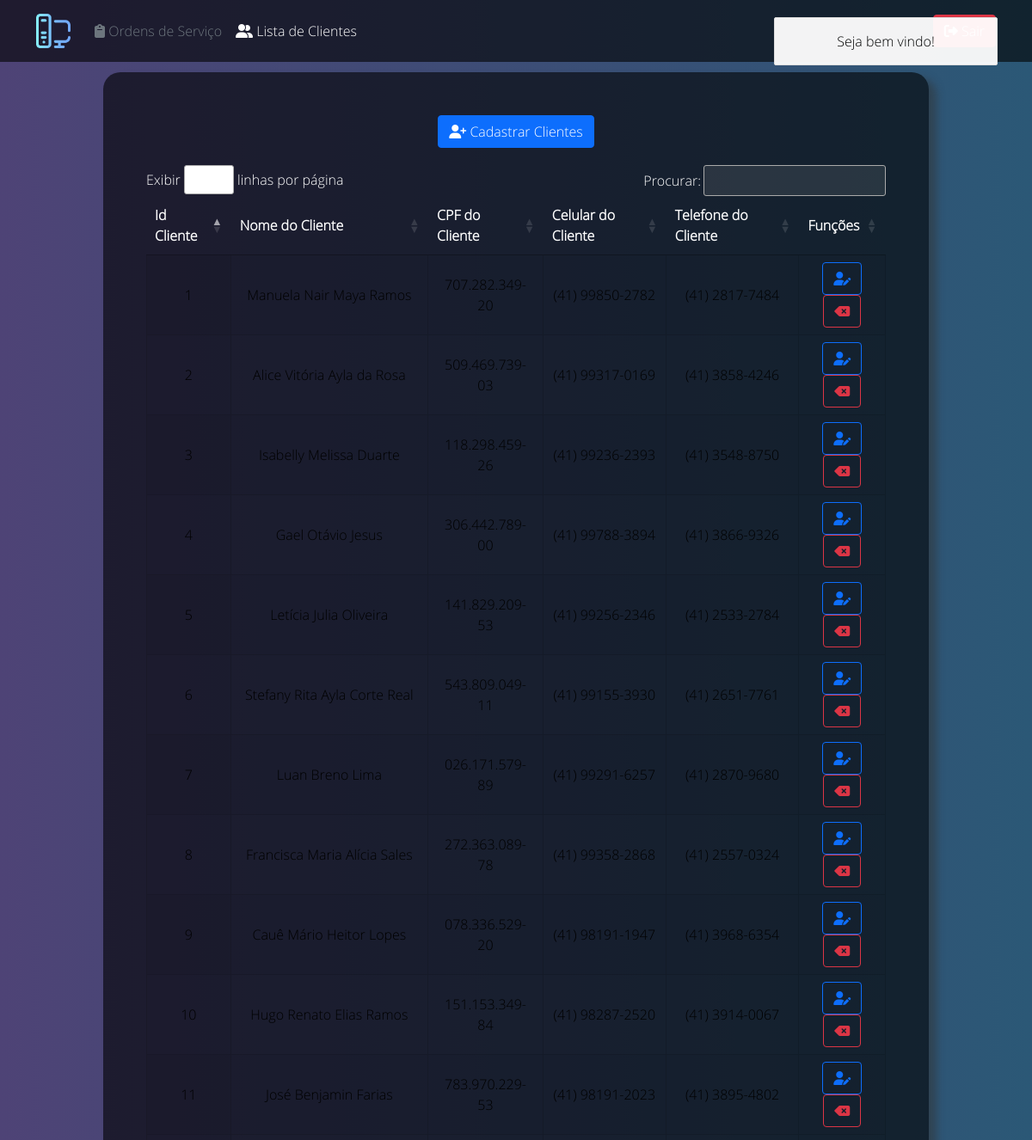
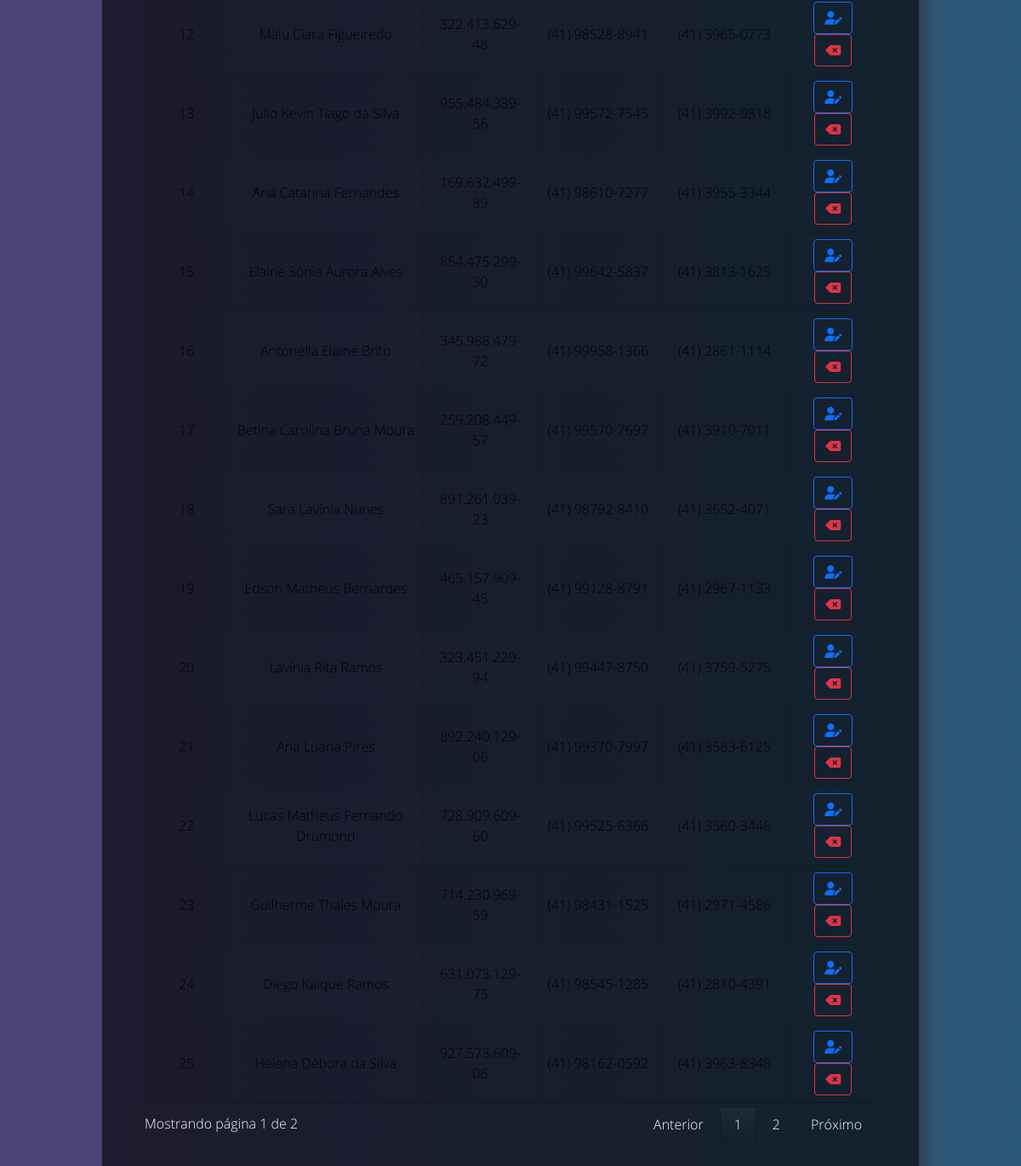
The app's page /view/clientes.php (signed in) with its own data (2 pictures, top to bottom).
### tables this page shows
CREATE TABLE `clientes` (
  `id_cliente` int(11) NOT NULL,
  `nome_cliente` varchar(255) NOT NULL,
  `cpf_cliente` varchar(14) DEFAULT NULL,
  `celular_cliente` varchar(20) DEFAULT NULL,
  `telefone_cliente` varchar(20) DEFAULT NULL
);

### view/clientes.php (the view, shortened to what this page needs)
<?php
    $conn = new Conexao;
    $con = $conn->conectar();
    $selectCliente = "SELECT `id_cliente`, `nome_cliente`, `cpf_cliente`, `celular_cliente`, `telefone_cliente` FROM `clientes`";
	$stmt = $con->prepare($selectCliente);
	$stmt->execute();
	$clientes = $stmt->fetchAll();
?>
<!DOCTYPE html>
<html lang="pt-br">
    <head>
        <link href="https://cdn.jsdelivr.net/npm/bootstrap@5.0.0-beta3/dist/css/bootstrap.min.css" rel="stylesheet">
        <link rel="stylesheet" href="../tools/lib/alertifyjs/css/alertify.min.css">
        <link rel="stylesheet" href="../tools/lib/alertifyjs/css/themes/default.min.css">
        <link rel="stylesheet" type="text/css" href="https://cdn.datatables.net/1.10.24/css/jquery.dataTables.css">
        <link rel="stylesheet" href="../tools/css/styleClientes.css">
    </head>
    <body class="fundo">
        <header class="p-3 text-white header">
            <div class="container">
                <div class="d-flex flex-wrap align-items-center justify-content-center justify-content-lg-start">
                    <a href="" class="d-flex align-items-center mb-2 mb-lg-0 text-white text-decoration-none">
                        <img src="../tools/img/computador-pessoal.png" alt="" width="40px" height="40px">
                    </a>
                    <ul class="nav col-12 col-lg-auto me-lg-auto mb-2 justify-content-center mb-md-0" style="margin-left: 20px;">
                    <li><a href="os.php" class="nav-link px-2 text-secondary" title="Página com a lista de Ordens de Serviços"><i class="fas fa-clipboard"></i> Ordens de Serviço</a></li>
                        <li><a href="clientes.php" class="nav-link px-2 text-white" title="Página com a lista de Clientes"><i class="fas fa-user-friends"></i> Lista de Clientes</a></li>
                        <li><a href="#" class="nav-link px-2 text-secondary"></a></li>
                    </ul>
                    <div class="text-end">
                        <a href="../control/logout.php"><button type="button" class="btn btn-danger" title="Logout"><i class="fas fa-sign-out-alt"></i> Sair</button></a>
                    </div>
                </div>
            </div>
        </header>
        <section>
        <div class="quadrado">
            <div class="container text-center" style="margin-bottom: 20px;">
                <button type="button" class="btn btn-primary btnCadastro text-white" value="" title="Cadastro de Clientes"><i class="fas fa-user-plus"></i> Cadastrar Clientes</button>
            </div>
            <div class="text-start">
                <table id="table_clientes" class="display text-center cell-border">
                    <thead style="color: white;">
                        <tr>
                            <th title="Filtrar por:">Id Cliente</th>
                            <th title="Filtrar por:">Nome do Cliente</th>
                            <th title="Filtrar por:">CPF do Cliente</th>
                            <th title="Filtrar por:">Celular do Cliente</th>
                            <th title="Filtrar por:">Telefone do Cliente</th>
                            <th title="Filtrar por:">Funções</th>
                        </tr>
                    </thead>
                    <tbody>
                        <?php foreach($clientes as $row){ ?>
                        <tr>
                            <td class="btnEdit" title="Alterar"><?php echo $row['id_cliente']; ?></td>
                            <td class="btnEdit" title="Alterar"><?php echo $row['nome_cliente']; ?></td>
                            <td class="btnEdit" title="Alterar"><?php echo $row['cpf_cliente']; ?></td>
                            <td class="btnEdit" title="Alterar"><?php echo $row['celular_cliente']; ?></td>
                            <td class="btnEdit" title="Alterar"><?php echo $row['telefone_cliente']; ?></td>
                            <td class="text-center">
                                <form action="../control/controle_cliente.php?op=del" method="POST">
                                    <button type="button" class="btn btn-outline-primary btnEdit" value="Alterar" title="Alterar">
                                        <i class="fas fa-user-edit"></i>
                                    </button>
                                    <button type="submit" class="btn btn-outline-danger" value="Deletar" title="Deletar">
                                        <i class="fas fa-backspace"></i>
                                    </button>
                                </form>
                            </td>
                        </tr>
                        <?php } ?>
                    </tbody>
                </table>
            </div>
        </div>
        </section>
    </body>
</html>

### tools/css/styleClientes.css (style rules this page uses)
section { font-family: OpenSans; font-size: 12pt; color: black; }
.header { background-color: rgba(0,0,0,0.6); }
.fundo { margin: 0; padding: 0; font-family: OpenSansLight; background: #2b5876; background: -webkit-linear-gradient(to right, #4e4376, #2b5876); background: linear-gradient(to right, #4e4376, #2b5876); }
.quadrado { margin-top: 1%; margin-left: 10%; margin-right: 10%; padding: 50px; background-color: rgba(0,0,0,0.6); text-align: center; border-radius: 20px; font-family: OpenSansLight; font-size: 12pt; box-shadow: 9px 7px 10px rgba(50, 50, 50, 0.5); }

### records on screen
clientes: id_cliente "1", nome_cliente "Manuela Nair Maya Ramos", cpf_cliente "707.282.349-20", celular_cliente "(41) 99850-2782", telefone_cliente "(41) 2817-7484"
clientes: id_cliente "2", nome_cliente "Alice Vitória Ayla da Rosa", cpf_cliente "509.469.739-03", celular_cliente "(41) 99317-0169", telefone_cliente "(41) 3858-4246"
clientes: id_cliente "3", nome_cliente "Isabelly Melissa Duarte", cpf_cliente "118.298.459-26", celular_cliente "(41) 99236-2393", telefone_cliente "(41) 3548-8750"
clientes: id_cliente "4", nome_cliente "Gael Otávio Jesus", cpf_cliente "306.442.789-00", celular_cliente "(41) 99788-3894", telefone_cliente "(41) 3866-9326"
clientes: id_cliente "5", nome_cliente "Letícia Julia Oliveira", cpf_cliente "141.829.209-53", celular_cliente "(41) 99256-2346", telefone_cliente "(41) 2533-2784"
clientes: id_cliente "6", nome_cliente "Stefany Rita Ayla Corte Real", cpf_cliente "543.809.049-11", celular_cliente "(41) 99155-3930", telefone_cliente "(41) 2651-7761"
clientes: id_cliente "7", nome_cliente "Luan Breno Lima", cpf_cliente "026.171.579-89", celular_cliente "(41) 99291-6257", telefone_cliente "(41) 2870-9680"
clientes: id_cliente "8", nome_cliente "Francisca Maria Alícia Sales", cpf_cliente "272.363.089-78", celular_cliente "(41) 99358-2868", telefone_cliente "(41) 2557-0324"
clientes: id_cliente "9", nome_cliente "Cauê Mário Heitor Lopes", cpf_cliente "078.336.529-20", celular_cliente "(41) 98191-1947", telefone_cliente "(41) 3968-6354"
clientes: id_cliente "10", nome_cliente "Hugo Renato Elias Ramos", cpf_cliente "151.153.349-84", celular_cliente "(41) 98287-2520", telefone_cliente "(41) 3914-0067"
clientes: id_cliente "11", nome_cliente "José Benjamin Farias", cpf_cliente "783.970.229-53", celular_cliente "(41) 98191-2023", telefone_cliente "(41) 3895-4802"
clientes: id_cliente "12", nome_cliente "Malu Clara Figueiredo", cpf_cliente "322.413.629-48", celular_cliente "(41) 98528-8941", telefone_cliente "(41) 3965-0773"
clientes: id_cliente "13", nome_cliente "Julio Kevin Tiago da Silva", cpf_cliente "955.484.389-56", celular_cliente "(41) 99572-7545", telefone_cliente "(41) 3992-9818"
clientes: id_cliente "14", nome_cliente "Ana Catarina Fernandes", cpf_cliente "169.632.499-89", celular_cliente "(41) 98610-7277", telefone_cliente "(41) 3955-3344"
clientes: id_cliente "15", nome_cliente "Elaine Sônia Aurora Alves", cpf_cliente "854.475.299-30", celular_cliente "(41) 99642-5837", telefone_cliente "(41) 3813-1625"
clientes: id_cliente "16", nome_cliente "Antonella Elaine Brito", cpf_cliente "345.988.479-72", celular_cliente "(41) 99958-1366", telefone_cliente "(41) 2861-1114"
clientes: id_cliente "17", nome_cliente "Betina Carolina Bruna Moura", cpf_cliente "259.208.449-57", celular_cliente "(41) 99570-7697", telefone_cliente "(41) 3910-7011"
clientes: id_cliente "18", nome_cliente "Sara Lavínia Nunes", cpf_cliente "891.261.039-23", celular_cliente "(41) 98792-8410", telefone_cliente "(41) 3552-4071"
clientes: id_cliente "19", nome_cliente "Edson Matheus Bernardes", cpf_cliente "465.157.909-45", celular_cliente "(41) 99128-8791", telefone_cliente "(41) 2967-1133"
clientes: id_cliente "20", nome_cliente "Lavínia Rita Ramos", cpf_cliente "323.451.229-94", celular_cliente "(41) 99447-8750", telefone_cliente "(41) 3759-5275"
clientes: id_cliente "21", nome_cliente "Ana Luana Pires", cpf_cliente "892.240.129-06", celular_cliente "(41) 99370-7997", telefone_cliente "(41) 3583-6125"
clientes: id_cliente "22", nome_cliente "Lucas Matheus Fernando Drumond", cpf_cliente "728.909.609-60", celular_cliente "(41) 99525-6366", telefone_cliente "(41) 3560-3446"
clientes: id_cliente "23", nome_cliente "Guilherme Thales Moura", cpf_cliente "714.230.969-59", celular_cliente "(41) 98431-1525", telefone_cliente "(41) 2971-4586"
clientes: id_cliente "24", nome_cliente "Diego Kaique Ramos", cpf_cliente "631.073.129-75", celular_cliente "(41) 98545-1285", telefone_cliente "(41) 2810-4391"
clientes: id_cliente "25", nome_cliente "Helena Débora da Silva", cpf_cliente "927.573.609-06", celular_cliente "(41) 98162-0592", telefone_cliente "(41) 3963-8348"
